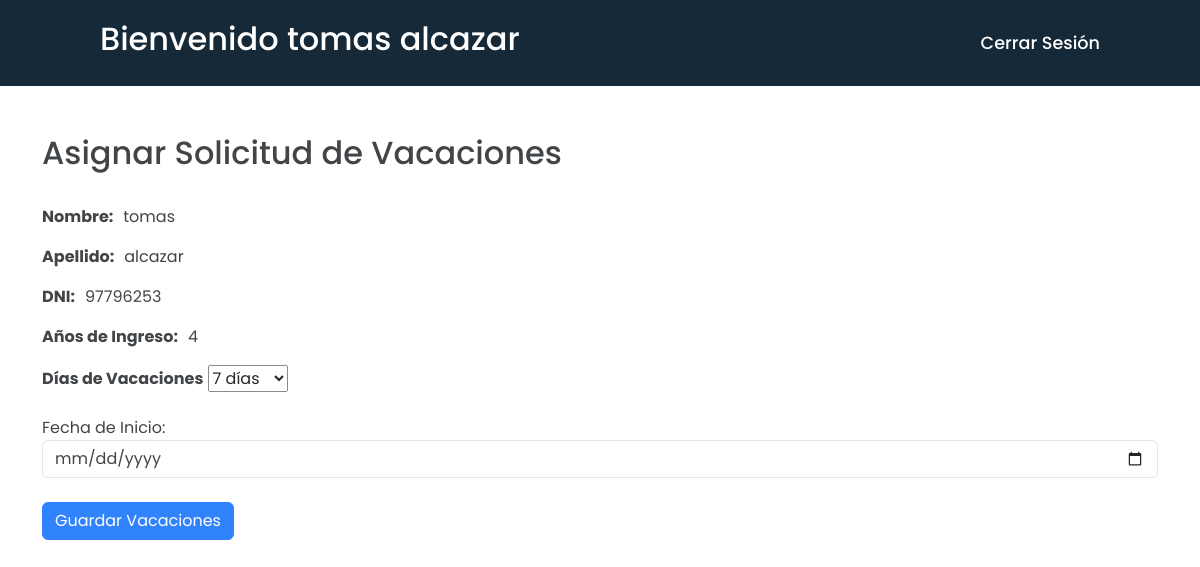
/asignarvacaciones_administrador.php?id=42 (signed in), run on the app's committed database.
### tables this page shows
CREATE TABLE `empleados` (
  `id` int(11) NOT NULL,
  `name` varchar(30) NOT NULL,
  `lastname` varchar(30) NOT NULL,
  `dni` int(10) NOT NULL,
  `telefono` int(30) NOT NULL,
  `nacionalidad` varchar(50) NOT NULL,
  `localidad` varchar(50) NOT NULL,
  `anios_ingreso` int(5) NOT NULL
);

### asignarvacaciones_administrador.php (the view, shortened to what this page needs)
<?php
require 'conexionbd.php';
if (isset($_GET["id"])) {
    $employeeId = $_GET["id"];
} else {
    header("Location: mostrar_empleados.php");
    exit;
}
$query = "SELECT name, lastname, dni, anios_ingreso FROM empleados WHERE id = ?";
$stmt = $conn->prepare($query);
$stmt->bind_param("i", $employeeId);
$stmt->execute();
$result = $stmt->get_result();
if ($result->num_rows > 0) {
    $employeeData = $result->fetch_assoc();
    $employeeName = $employeeData["name"];
    $employeeLastname = $employeeData["lastname"];
    $employeeDNI = $employeeData["dni"];
    $employeeAnios_ingreso = $employeeData["anios_ingreso"];
} else {
    echo "<script>alert('Empleado no encontrado.');</script>";
    header("Location: index.php");
    exit;
}
?>
<!DOCTYPE html>
<html lang="en">
<head>
    <link href="css\bootstrap.min.css" rel="stylesheet">
    <link rel="stylesheet" href="css/editar-asignar_vacaciones.css">
    <link rel="stylesheet" href="css/navbar.css">
</head>
<body style="background-image:url('img/minimal-wallpaper.png');background-size:cover;">
<header>
    <h2 class="logo">
    <?php
        if (isset($employeeName,$employeeLastname)) {
            echo "Bienvenido ".$employeeName." ".$employeeLastname;
        } else {
            echo "Administrador";
        }
    ?>
    </h2>
        <nav class="navigation">
        <a href="index.php">Cerrar Sesión</a>
    </nav>
</header>
    <div class="container mt-5" style="background-color:white;opacity:0.85;border-radius: 20px;">
        <h2>Asignar Solicitud de Vacaciones</h2><br>
        <p><b>Nombre:</b><span class="pad"><?php echo $employeeName; ?></span></p>
        <p><b>Apellido:</b><span class="pad"><?php echo $employeeLastname; ?></span></p>
        <p><b>DNI:</b><span class="pad"><?php echo $employeeDNI; ?></span></p>
        <p><b>Años de Ingreso:</b><span class="pad"><?php echo $employeeAnios_ingreso; ?></span></p>
        <form method="post">
            <div class="input-box">
                <label for="days"><b>Días de Vacaciones</b></label>
                <select id="days" name="days">
                </select>
            </div><br>
            <div class="form-group">
                <label for="fecha_inicio">Fecha de Inicio:</label>
                <input type="date" class="form-control" id="fecha_inicio" name="fecha_inicio" required min="<?php echo date('Y-m-d'); ?>">
            </div><br>
            <button type="submit" class="btn btn-primary" name="asignar">Guardar Vacaciones</button>
        </form>
    </div>
</body>
</html>

### css/editar-asignar_vacaciones.css (style rules this page uses)
.pad { padding-left: 10px; }

### css/navbar.css (style rules this page uses)
* { margin: 0; padding: 0; box-sizing: border-box; font-family: 'Poppins', sans-serif; }
header { position: flex; top: 0; left: 0; width: 100%; padding: 20px 100px; background-color: #162938; display: flex; justify-content: space-between; align-items: center; z-index: 99; }
.logo { font-size: 2em; color: white; user-select: none; }
.navigation a { position: relative; font-size: 1.1em; color: #fff; text-decoration: none; font-weight: 500; margin-left: 40px; }
.navigation a::after { content: ''; position: absolute; left: 0; bottom: -6px; width: 100%; height: 3px; background-color: #fff; transform-origin: right; border-radius: 5px; transform: scaleX(0); transition: transform .5s; }

### data on the page
empleados: name "tomas", lastname "alcazar", dni "97796253", anios_ingreso "4"
